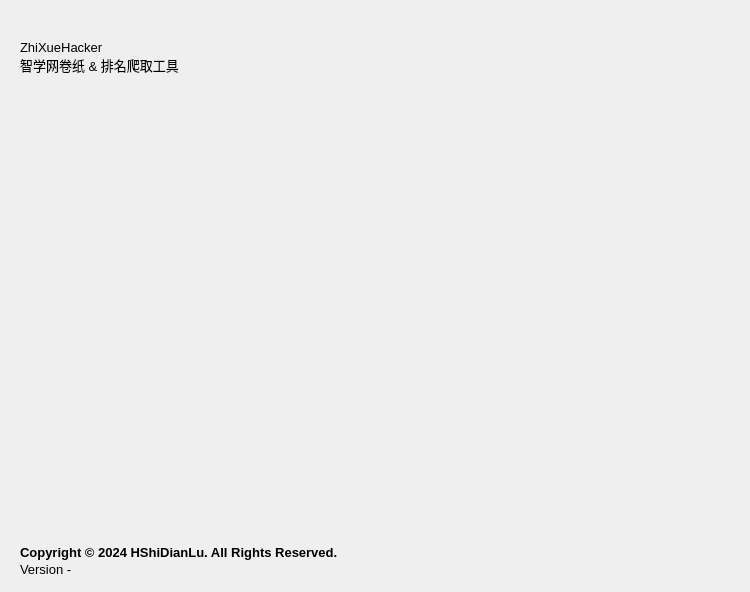
<?xml version="1.0" encoding="UTF-8"?>
<ui version="4.0">
 <class>Form</class>
 <widget class="QWidget" name="Form">
  <property name="geometry">
   <rect>
    <x>0</x>
    <y>0</y>
    <width>750</width>
    <height>592</height>
   </rect>
  </property>
  <property name="font">
   <font>
    <family>Microsoft JhengHei UI</family>
    <pointsize>10</pointsize>
   </font>
  </property>
  <property name="windowTitle">
   <string>ZhiXueHacker</string>
  </property>
  <property name="styleSheet">
   <string notr="true"/>
  </property>
  <layout class="QVBoxLayout" name="verticalLayout_2">
   <property name="leftMargin">
    <number>20</number>
   </property>
   <property name="topMargin">
    <number>40</number>
   </property>
   <property name="rightMargin">
    <number>20</number>
   </property>
   <property name="bottomMargin">
    <number>15</number>
   </property>
   <item>
    <layout class="QVBoxLayout" name="verticalLayout_4">
     <property name="spacing">
      <number>0</number>
     </property>
     <item>
      <widget class="TitleLabel" name="TitleLabel">
       <property name="text">
        <string>ZhiXueHacker</string>
       </property>
      </widget>
     </item>
     <item>
      <widget class="CaptionLabel" name="CaptionLabel">
       <property name="text">
        <string>智学网卷纸 &amp; 排名爬取工具</string>
       </property>
      </widget>
     </item>
    </layout>
   </item>
   <item>
    <spacer name="verticalSpacer">
     <property name="orientation">
      <enum>Qt::Vertical</enum>
     </property>
     <property name="sizeType">
      <enum>QSizePolicy::Fixed</enum>
     </property>
     <property name="sizeHint" stdset="0">
      <size>
       <width>20</width>
       <height>10</height>
      </size>
     </property>
    </spacer>
   </item>
   <item>
    <layout class="QVBoxLayout" name="verticalLayout">
     <item>
      <spacer name="verticalSpacer_2">
       <property name="orientation">
        <enum>Qt::Vertical</enum>
       </property>
       <property name="sizeHint" stdset="0">
        <size>
         <width>20</width>
         <height>40</height>
        </size>
       </property>
      </spacer>
     </item>
    </layout>
   </item>
   <item>
    <spacer name="verticalSpacer_10">
     <property name="orientation">
      <enum>Qt::Vertical</enum>
     </property>
     <property name="sizeType">
      <enum>QSizePolicy::Fixed</enum>
     </property>
     <property name="sizeHint" stdset="0">
      <size>
       <width>20</width>
       <height>20</height>
      </size>
     </property>
    </spacer>
   </item>
   <item>
    <layout class="QVBoxLayout" name="verticalLayout_3">
     <property name="spacing">
      <number>2</number>
     </property>
     <property name="topMargin">
      <number>0</number>
     </property>
     <item>
      <widget class="StrongBodyLabel" name="StrongBodyLabel">
       <property name="font">
        <font>
         <family>Microsoft YaHei UI</family>
         <pointsize>10</pointsize>
         <weight>75</weight>
         <bold>true</bold>
        </font>
       </property>
       <property name="text">
        <string>Copyright © 2024 HShiDianLu. All Rights Reserved.</string>
       </property>
       <property name="alignment">
        <set>Qt::AlignLeading|Qt::AlignLeft|Qt::AlignVCenter</set>
       </property>
      </widget>
     </item>
     <item>
      <widget class="CaptionLabel" name="CaptionLabel_2">
       <property name="font">
        <font>
         <family>Microsoft YaHei UI</family>
         <pointsize>10</pointsize>
         <weight>50</weight>
         <bold>false</bold>
        </font>
       </property>
       <property name="text">
        <string>Version -</string>
       </property>
       <property name="alignment">
        <set>Qt::AlignLeading|Qt::AlignLeft|Qt::AlignVCenter</set>
       </property>
      </widget>
     </item>
    </layout>
   </item>
  </layout>
 </widget>
 <customwidgets>
  <customwidget>
   <class>CaptionLabel</class>
   <extends>QLabel</extends>
   <header>qfluentwidgets</header>
  </customwidget>
  <customwidget>
   <class>StrongBodyLabel</class>
   <extends>QLabel</extends>
   <header>qfluentwidgets</header>
  </customwidget>
  <customwidget>
   <class>TitleLabel</class>
   <extends>QLabel</extends>
   <header>qfluentwidgets</header>
  </customwidget>
 </customwidgets>
 <resources/>
 <connections/>
</ui>
